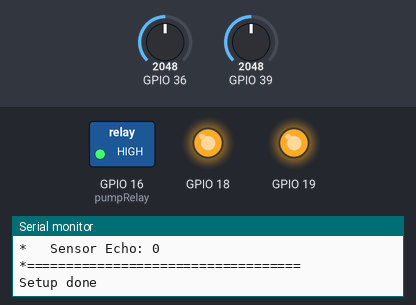
Bench run of a sketch on a simulated ESP32. Shown: switched loads named in the sketch (green lamp = pin HIGH), output pins drawn as LEDs (lit = HIGH), the last lines printed to the serial monitor. Inputs (shaded band) come from the test bench; at power-on: GPIO 36 = 2048, GPIO 39 = 2048. WiFi joins after 1.5 s; servers stay silent unless stated; storage starts empty; EEPROM starts erased.

Above: at 4.2 s.
4.3 s: GPIO 36 set to 2967
5.8 s: GPIO 36 set to 3030
At 5.9 s:
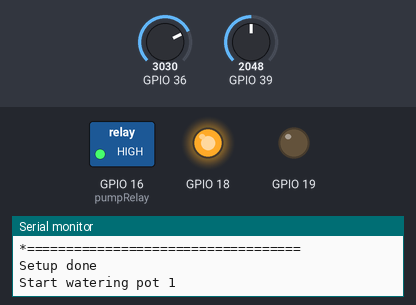
At 7.2 s:
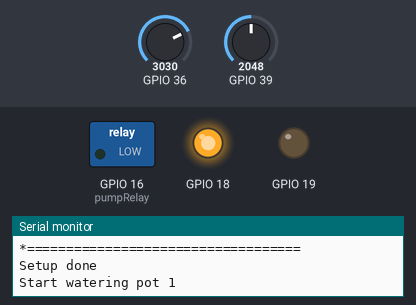
Timing chart, 0 to 8.8 s (numbered marks = the images above; inputs shaded):
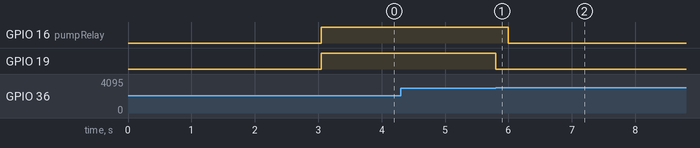

The sketch:

moistureMe.ino
```cpp
#include <Wire.h>
#include <Preferences.h>
#include <WiFi.h>
#include <WiFiClient.h>
#include <WiFiAP.h>
#include <SPIFFS.h>
#include <ESPAsyncWebServer.h>

Preferences preferences;

// Create AsyncWebServer object on port 80
AsyncWebServer webServer(80);

const uint8_t WIFI_TRESH = 60;
const String WIFI_SSID_DEFAULT = "MoistureMe";
const String WIFI_PASS_DEFAULT = "MoistureMe";
const String WIFI_HOSTNAME_DEFAULT = "moistureme-";

const uint8_t MAX_POTS = 8;
uint8_t numPots = 0;
uint8_t potSensor[MAX_POTS];
uint8_t potRelay[MAX_POTS];

uint8_t pumpRelay = 0;
uint8_t pumpSensorTrig = 0;
uint8_t pumpSensorEcho = 0;

const int thrsh_low = 2400;
const int thrsh_high = 3000;

void connectWifi(String wifiMode, String wifiSsid, String wifiPass) {
  Serial.println("WiFi Mode: "+wifiMode);
  Serial.println("WiFi SSID: "+wifiSsid);
  Serial.println("WiFi Password: "+wifiPass);

  if(wifiMode.equals("STA")) {
      WiFi.disconnect(true);
      WiFi.enableSTA(true);
      WiFi.mode(WIFI_STA);

      Serial.print("Connecting to ");
      Serial.println(wifiSsid);

      short wifiTimeout = 0;
      while (WiFi.status() != WL_CONNECTED && wifiTimeout < WIFI_TRESH) {
          WiFi.begin(wifiSsid.c_str(), wifiPass.c_str());
          delay(1000);
          Serial.print(".");
          wifiTimeout++;
      }
      if(WiFi.status() == WL_CONNECTED) {
        Serial.println("");
        Serial.println("WiFi connected");
        Serial.println("IP address: ");
        Serial.println(WiFi.localIP());
        Serial.println();
      }
    } else if(wifiMode.equals("AP") || WiFi.status() != WL_CONNECTED) {
      Serial.println("Configuring access point...");
      WiFi.softAP(wifiSsid.c_str(), wifiPass.c_str());
    }
}

String relayState(int pinRelay) {
  int state = digitalRead(pinRelay);
  if(state == HIGH)
    return "OFF";
  else
    return "ON";
}


String getState() {
  String ret = "";

  ret+="{";
  //wifi state
  ret+="\"wifi\":{";
  // Mode
  //ret+=("mode: " + WiFi.mode + ",");
   // MODE
  // Connected
  // SSID
  // RSSI
  ret+="},";
  //All flower pot sensor and relay states
  ret+="\"pots\":{\"pot\":[";
  for(int i = 0; i< numPots; i++) {
    ret+="{";
    ret+=("\"id\": "+String(i)+",");
    ret+=("\"sensor\": "+String(analogRead(potSensor[i]))+",");
    ret+=("\"relay\": \""+String(relayState(potRelay[i]))+"\"");
    ret+="},";
  }
  ret+="]},";
  //pump sensor and relay state
  ret+="\"pump\":{";
    ret+=("\"relay\": \""+String(relayState(pumpRelay))+"\"");
  ret+="}}";
  return ret;
}


void setup()
{
    // Setup serial port for debugging purpose
    Serial.begin(115200);

    // Initialize SPIFFS
    if(!SPIFFS.begin()){
      Serial.println("An Error has occurred while mounting SPIFFS");
      return;
    }

    /**
     * Setup WiFi connection
     *  - Check if there are WiFi preferences configured
     *  - If: Try connecting to configured WiFi
     *     - If connection fails, fail back and setup AP with default preferences
     *  - If not: Setup AP with default preferences
     */
    // Load preferences from memory
    Serial.println("Loading Wifi preferences from memory ...");

    preferences.begin("WiFi", false);
      String wifiHostname = preferences.getString("Hostname", "");
      String wifiMode = preferences.getString("Mode", "");
      String wifiSsid = preferences.getString("Ssid", "");
      String wifiPass = preferences.getString("Password", "");
    preferences.end();

    if(wifiHostname.equals("")) {
      Serial.println("No valid hostname found, using default hostname");
      Serial.println();
      wifiHostname = WiFi.macAddress();
      wifiHostname.replace(":","");
      wifiHostname = WIFI_HOSTNAME_DEFAULT + wifiHostname;
    }
    Serial.print("Set Hostname: "); Serial.println(wifiHostname);
    WiFi.setHostname(wifiHostname.c_str());
    Serial.println();

    if (wifiMode.equals("")
        || wifiSsid.equals("")
        || wifiPass.equals("")) {
      Serial.println("No valid WiFi preferences found, starting in AP mode with default settings");
      wifiMode = "AP";
      wifiSsid = WIFI_SSID_DEFAULT;
      wifiPass = WIFI_PASS_DEFAULT;
    } else {
        Serial.println("Valid preferences found");
    }

    wifiMode = "STA";
    wifiSsid = "Pololan";
    wifiPass = "pojeha2359";

    connectWifi(wifiMode, wifiSsid, wifiPass);
    Serial.println();
    delay(1000);


    /**
     * Load flower pot configuration
     *  - Load number of flower pots
     *  - Read GPIO settings
     */
    // Load preferences from memory
    Serial.println("Loading flower pot preferences from memory ...");
    preferences.begin("FlowerPots", false);
      numPots = preferences.getInt("numPots");
      preferences.getBytes("PotSensor", potSensor, MAX_POTS);
      preferences.getBytes("PotRelay", potRelay, MAX_POTS);
      pumpRelay = preferences.getInt("PumpRelay");
      pumpSensorTrig = preferences.getInt("PumpSensorTrig");
      pumpSensorEcho = preferences.getInt("PumpSensorEcho");
    preferences.end();

    // TODO: Remove when preferences can be set from web page
    numPots = 2;
    potSensor[0] = 36;
    potSensor[1] = 39;
    potSensor[2] = 34;
    potRelay[0] = 19;
    potRelay[1] = 18;
    potRelay[2] = 17;
    pumpRelay = 16;

    for(int i = 0; i < numPots; i++) {
      pinMode(potRelay[i], OUTPUT);
      digitalWrite(potRelay[i], HIGH);
    }
    pinMode(pumpRelay, OUTPUT);
    digitalWrite(pumpRelay, HIGH);

    Serial.println("*===================================");
    Serial.print("* Total pots configured: ");
    Serial.println(numPots);
    Serial.println("*-----------------------------------");
    for(int i = 0; i < numPots; i++) {
      Serial.print("* Pot "); Serial.println(i);
      Serial.print("*   Sensor Pin: "); Serial.println(potSensor[i]);
      Serial.print("*   Relay Pin: "); Serial.println(potRelay[i]);
    }
    Serial.println("*-----------------------------------");
    Serial.println("* Pump ");
    Serial.print("*   Relay Pin: "); Serial.println(pumpRelay);
    Serial.print("*   Sensor Trig: "); Serial.println(pumpSensorTrig);
    Serial.print("*   Sensor Echo: "); Serial.println(pumpSensorEcho);
    Serial.println("*===================================");
    Serial.println();

    // Route for root / web page
    webServer.on("/", HTTP_GET, [](AsyncWebServerRequest *request){
      request->send(SPIFFS, "/index.html");
    });
    webServer.on("/settings", HTTP_GET, [](AsyncWebServerRequest *request){
      request->send(SPIFFS, "/settings.html");
    });
    //webServer.on("/calibrate", HTTP_GET, [](AsyncWebServerRequest *request){
    //  request->send(SPIFFS, "/calibrate.html");
    //});
    webServer.on("/state", HTTP_GET, [](AsyncWebServerRequest *request){
      request->send_P(200, "text/plain", getState().c_str());
    });
    // Start server
    webServer.begin();

    Serial.println("Setup done");
}

void loop()
{
  for(int i = 0; i < numPots; i++) {
    //Serial.print("Sensor "); Serial.print(i);
    //Serial.print(" GPIO"); Serial.print(potSensor[i]); Serial.print(": ");
    //Serial.println(analogRead(potSensor[i]));
    if(analogRead(potSensor[i]) > thrsh_high) {
      Serial.print("Start watering pot "); Serial.println(i+1);
      digitalWrite(potRelay[i], LOW);
      delay(200);
      digitalWrite(pumpRelay, LOW);

      while(analogRead(potSensor[i]) > thrsh_low) {
        //Serial.println(analogRead(potSensor[i]));
        delay(1000);
      }
      Serial.print("End watering pot "); Serial.println(i+1);
      digitalWrite(pumpRelay, HIGH);
      delay(200);
      digitalWrite(potRelay[i], HIGH);
    }
    //delay(1000);
  }
}
```

Measured:
- the behaviour switches between 3000 and 3001 on GPIO 36 (found by bisection; images 0 and 1)
- after the input at 4.3 s, every drawn part: stays the same
- after the input at 5.8 s, GPIO 16 (pumpRelay): HIGH → LOW after 0.20 s; GPIO 19: HIGH → LOW at once
